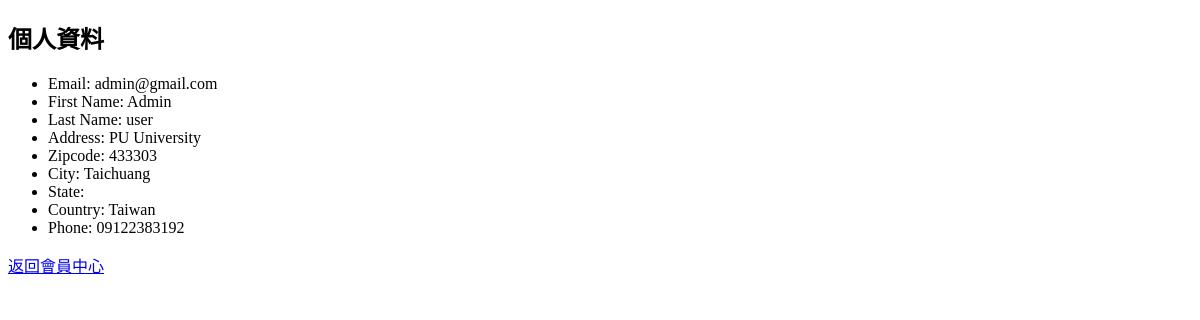
Page /account/profile/view (signed in) on the earlier database version.
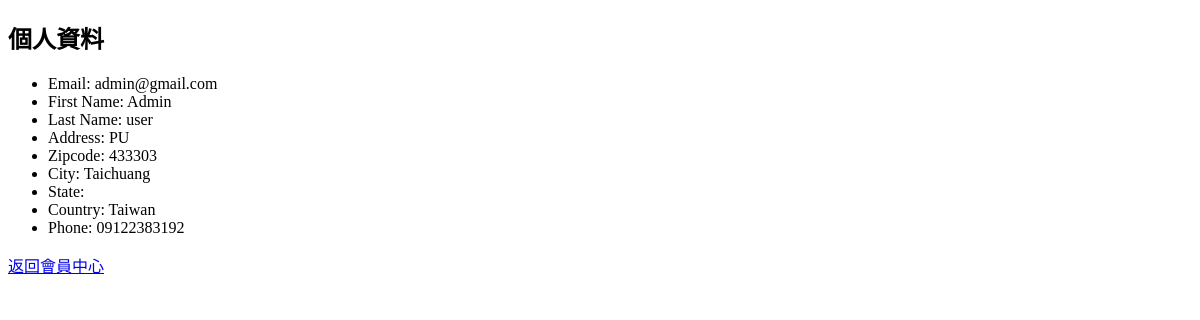
Same page on the later database version.
### tables this page shows
CREATE TABLE users  
		(userId INTEGER PRIMARY KEY, 
		password TEXT,
		email TEXT,
		firstName TEXT,
		lastName TEXT,
		address1 TEXT,
		address2 TEXT,
		zipcode TEXT,
		city TEXT,
		state TEXT,
		country TEXT, 
		phone TEXT
		, isAdmin INTEGER DEFAULT 0);

### main.py (the view)
@app.route("/account/profile/view")
def viewProfile():
    if 'email' not in session:
        return redirect(url_for('loginForm'))
    loggedIn, firstName, noOfItems = getLoginDetails()
    profileData = query_db("SELECT userId, email, firstName, lastName, address1, address2, zipcode, city, state, country, phone FROM users WHERE email = ?", (session['email'],), one=True)
    return render_template("viewProfile.html", profileData=profileData, loggedIn=loggedIn, firstName=firstName, noOfItems=noOfItems)

### db.py (called while the page is built)
def query_db(query, args=(), one=False):
    with sqlite3.connect(DB_PATH) as conn:
        cur = conn.cursor()
        cur.execute(query, args)
        rv = cur.fetchall()
        return (rv[0] if rv else None) if one else rv

### main.py (called while the page is built)
def getLoginDetails():
    if 'email' not in session:
        return False, '', 0
    user = query_db("SELECT userId, firstName FROM users WHERE email = ?", (session['email'],), one=True)
    if not user:
        return False, '', 0
    userId, firstName = user
    noOfItems = query_db("SELECT count(productId) FROM kart WHERE userId = ?", (userId,), one=True)[0]
    return True, firstName, noOfItems

### templates/viewProfile.html (shortened to what this page needs)
<!DOCTYPE html>
<html>
<head>
</head>
<body>
    <h2>個人資料</h2>
    <ul>
        <li>Email: {{ profileData[1] }}</li>
        <li>First Name: {{ profileData[2] }}</li>
        <li>Last Name: {{ profileData[3] }}</li>
        <li>Address: {{ profileData[4] }} {{ profileData[5] }}</li>
        <li>Zipcode: {{ profileData[6] }}</li>
        <li>City: {{ profileData[7] }}</li>
        <li>State: {{ profileData[8] }}</li>
        <li>Country: {{ profileData[9] }}</li>
        <li>Phone: {{ profileData[10] }}</li>
    </ul>
    <a href="/account/profile">返回會員中心</a>
</body>
</html>

Differences in the rows shown:
changed users "admin@gmail.com": address1 "PU University" → "PU"
